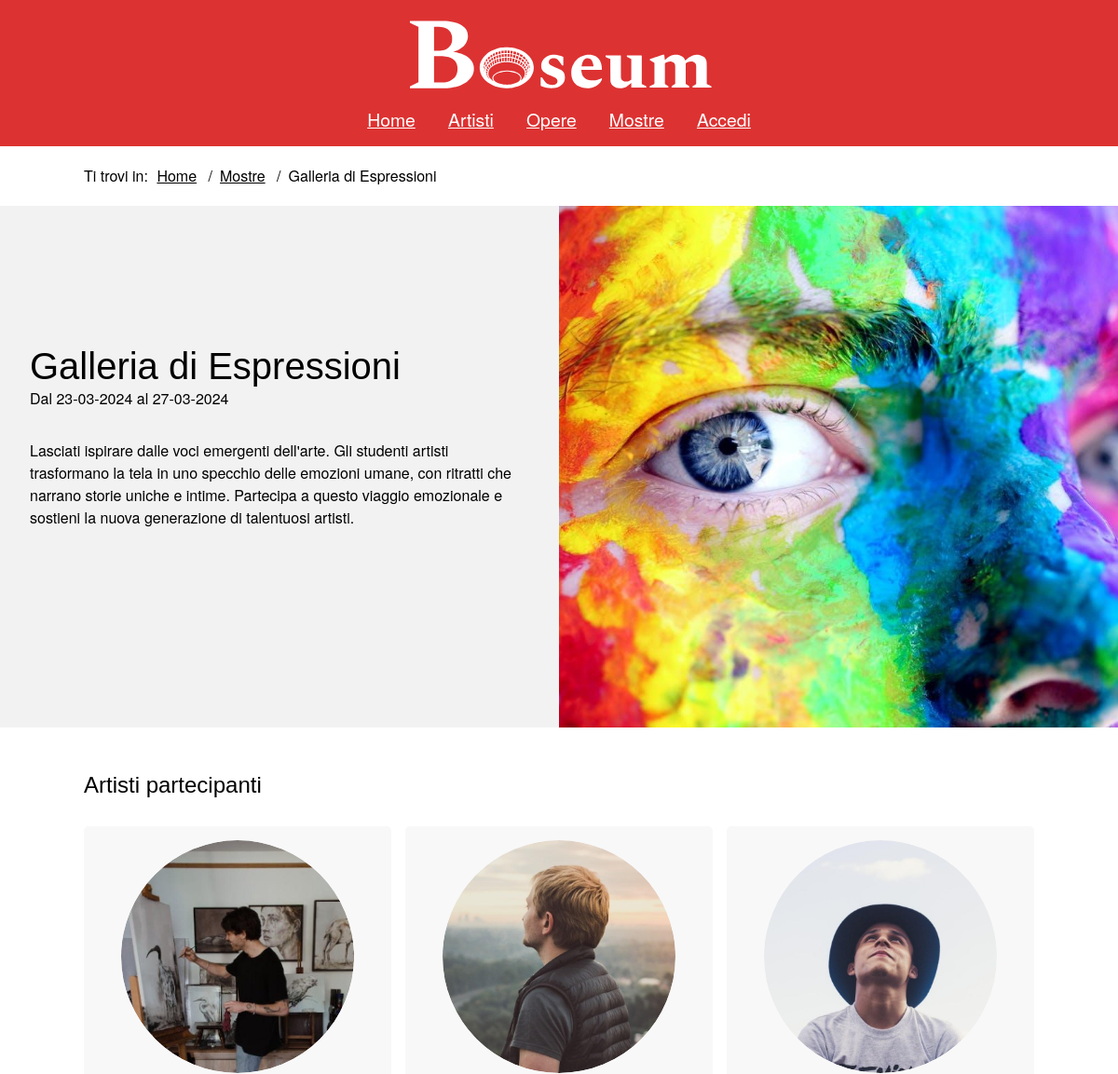
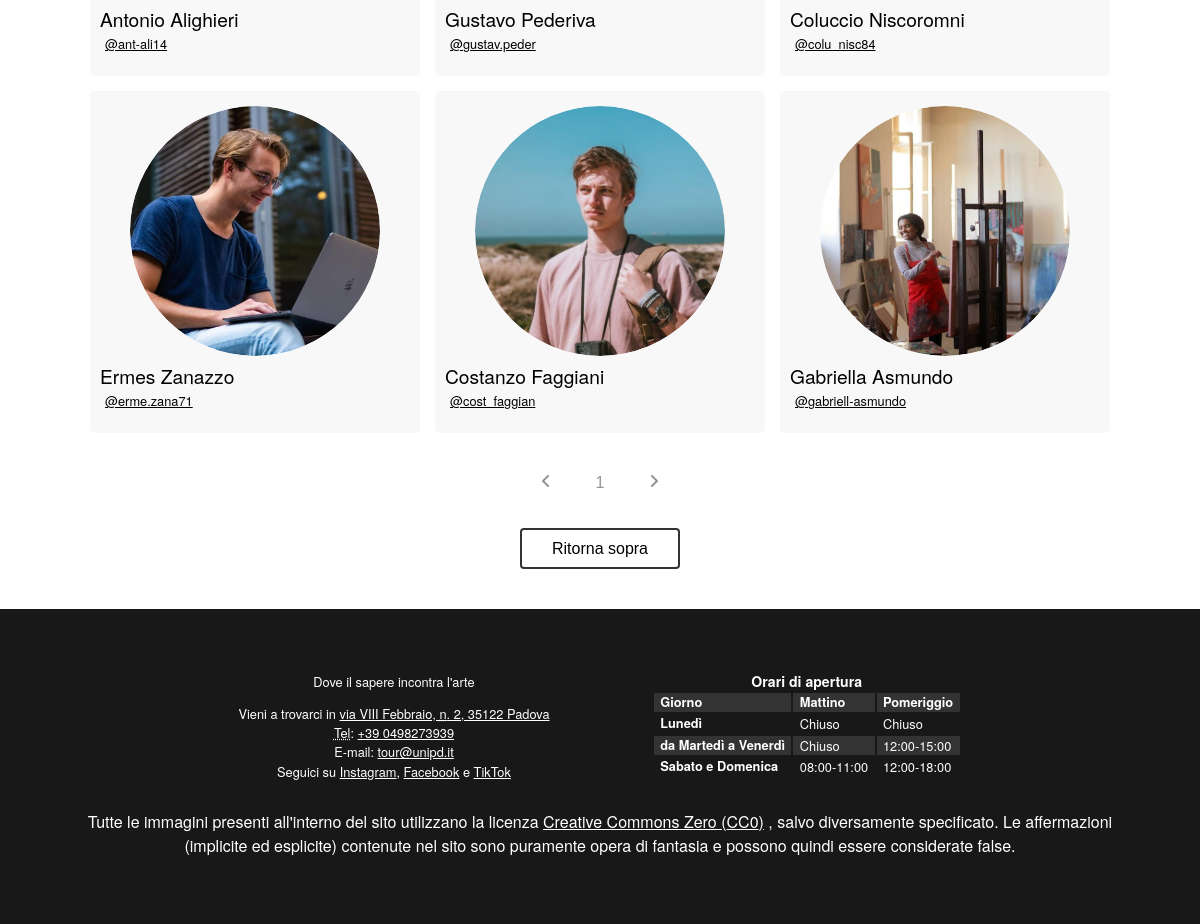
Screenshot of /php/mostra.php?id=1 with the database file from the repository (2 pictures, top to bottom).
### tables this page shows
CREATE TABLE `Artshows` (
  `id` int(11) NOT NULL,
  `title` varchar(100) NOT NULL,
  `description` varchar(1000) NOT NULL,
  `image` varchar(100) NOT NULL,
  `start_date` date NOT NULL,
  `end_date` date NOT NULL
);

CREATE TABLE `Users` (
  `id` int(11) NOT NULL,
  `username` varchar(30) NOT NULL,
  `password` varchar(255) NOT NULL,
  `name` varchar(30) NOT NULL,
  `lastname` varchar(30) NOT NULL,
  `is_admin` tinyint(1) NOT NULL,
  `image` varchar(100) DEFAULT NULL,
  `birth_date` date DEFAULT NULL,
  `birth_place` varchar(30) DEFAULT NULL,
  `biography` varchar(1000) DEFAULT NULL,
  `experience` varchar(1000) DEFAULT NULL
);

### php/DBAccess.php (called while the page is built, shortened)
<?php
class DBAccess
{
    private $connection;
    public function openDBConnection()
    {
        try {
            $this->connection = mysqli_connect(
                self::HOST_DB,
                self::USERNAME,
                self::PASSWORD,
                self::DATABASE_NAME
            );
        } catch (\Exception $e) {
            return false;
        }
        return true;
    }
    public function getArtshow($id)
    {
        $query = "SELECT *
                    FROM Artshows
                    WHERE Artshows.id = $id";
        $queryResult = mysqli_query($this->connection, $query) or DBAccess::errorDB(true);
        if (mysqli_num_rows($queryResult) != 0) {
            $result = array();
            while ($row = mysqli_fetch_array($queryResult, MYSQLI_ASSOC)) {
                $result[] = $row;
            }
            return $result;
        } else return null;
    }
    public function getArtshowsPartecipants($id)
    {
        $query = "SELECT Users.id, Users.username, Users.name, Users.lastname, Users.image
                    FROM ArtshowPrenotations JOIN Users ON ArtshowPrenotations.id_artist = Users.id
                    WHERE ArtshowPrenotations.id_artshow = $id";
        $queryResult = mysqli_query($this->connection, $query) or DBAccess::errorDB(true);
        if (mysqli_num_rows($queryResult) != 0) {
            $result = array();
            while ($row = mysqli_fetch_array($queryResult, MYSQLI_ASSOC)) {
                $result[] = $row;
            }
            return $result;
        } else return null;
    }
}

### php/DateManager.php (called while the page is built, shortened)
<?php
class DateManager {
    public static function toDMY($inputDate) {
        $dateTime = DateTime::createFromFormat('Y-m-d', $inputDate);
        return $dateTime->format('d-m-Y');
    }
}
?>

### php/mostra.php (the view, shortened to what this page needs)
<?php
require_once 'DBAccess.php';
require_once 'DateManager.php';
require_once 'utils.php';
$isLoggedIn = isset($_SESSION['logged_id']);
$loginOrProfileTitle = $isLoggedIn ?
    "<a href=\"artista.php?id=" . $_SESSION['logged_id'] . "\"><span lang=\"en\">Account</span></a>"
    : "<a href=\"login.php\">Accedi</a>";
$connection = new DB\DBAccess();
$idArtshow = $_GET["id"];
$infoArtshow = $connection->getArtshow($idArtshow);
$partecipantsArtshow = $connection->getArtshowsPartecipants($idArtshow);
if (!$infoArtshow || sizeof($infoArtshow) <= 0) {
    header("location: ../php/404.php");
} else {
    $title = $infoArtshow[0]['title'];
    $description = $infoArtshow[0]['description'];
    $image = $infoArtshow[0]['image'];
    $startDateReverse = $infoArtshow[0]['start_date'];
    $startDate = DateManager::toDMY($startDateReverse);
    $endDateReverse = $infoArtshow[0]['end_date'];
    $endDate = DateManager::toDMY($endDateReverse);
    $partecipantsArtshowContainer = '<p>Attualmente nessun artista ha deciso di partecipare questa mostra.</p>';
    if ($partecipantsArtshow && sizeof($partecipantsArtshow) > 0) {
        $partecipantsArtshowContainer = "<h2 id=\"top_gallery\">Artisti partecipanti</h2><div class=\"artist_results_section\" id=\"paginated_section\">";
        foreach ($partecipantsArtshow as $partecipantArtshow) {
            $profileImage = $partecipantArtshow['image'] ? $partecipantArtshow['image'] : '../assets/images/default_user.svg';
            $partecipantsArtshowContainer .= "<div class=\"gallery_item\">
                    <div class=\"artist_gallery_item\">
                        <div class=\"artist_gallery_item_image\">
                            <a
                                href=\"artista.php?id=" . $partecipantArtshow['id'] . "\">
                                <img
                                    src=\"" . $profileImage . "\"
                                    alt=\"" . $partecipantArtshow['username'] . "\" />
                            </a>
                        </div>
                        <div class=\"artist_gallery_item_info\">
                            <div class=\"artist_gallery_item_title\">
                                <p>
                                " . $partecipantArtshow['name'] . " " . $partecipantArtshow['lastname'] . "
                                </p>
                            </div>
                            <div class=\"artist_mini_preview_info\">
                                <a
                                aria-hidden=\"true\"
                                tabindex=\"-1\"
                                href=\"artista.php?id=" . $partecipantArtshow['id'] . "\"
                                    >" . $partecipantArtshow['username'] . "</a
                                >
                            </div>
                        </div>
                    </div>
                </div>";
        }
        $partecipantsArtshowContainer .= "</div>" . addPaginator();
    }
    $prenotationSection = "";
    $mostra = file_get_contents("../templates/mostra.html");
    $mostra = str_replace("{{login_or_profile_title}}", $loginOrProfileTitle, $mostra);
    $mostra = str_replace("{{name}}", $title, $mostra);
    $mostra = str_replace("{{start_date}}", $startDate, $mostra);
    $mostra = str_replace("{{start_date_reversed}}", $startDateReverse, $mostra);
    $mostra = str_replace("{{end_date}}", $endDate, $mostra);
    $mostra = str_replace("{{end_date_reversed}}", $endDateReverse, $mostra);
    $mostra = str_replace("{{description}}", $description, $mostra);
    $mostra = str_replace("{{image}}", $image, $mostra);
    $mostra = str_replace("{{prenotation}}", $prenotationSection, $mostra);
    $mostra = str_replace("{{partecipants}}", $partecipantsArtshowContainer, $mostra);
    echo ($mostra);
}

### assets/CSS/mini.css (style rules this page uses)
header { display: flex; align-items: center; justify-content: space-between; }
header h1 { background-image: url("../images/logomini.png"); font-size: 3em; }
#menu { width: max-content; color: white; transition: transform 0.5s ease; z-index: 3; }
#menu nav { position: fixed; right: 0; top: 0; width: 100%; padding: 5em 0 3em 0; background: var(--headerBgColor); transform: translateY(-100%); transition: transform 0.5s ease; }
#menu nav ul { flex-direction: column; align-items: center; margin: auto; }
#menu nav ul li { padding-bottom: 15px; }
#menu nav a { visibility: hidden; }
footer { flex-wrap: wrap-reverse; }
footer div { padding: 2em 1em; }
.gallery_item { margin-top: 2em; max-width: unset; }
#artshow_layout { flex-direction: column; }
.artshow_mainimage { width: 100%; object-fit: cover; }

### assets/CSS/print.css (style rules this page uses)
html { padding: 0.5cm; }
#menu { display: none; }
.breadcrumb, .breadcrumb li { display: inline; list-style: none; }
.breadcrumb li:after { content: "/"; padding: 1em; }
footer { margin-top: 2cm; }
#infofoot { border: 1px solid black; border-radius: 10px; text-align: center; font-size: 0.8em; }
#listinfofoot { list-style: none; }
#orariofoot { display: none; }
.artist_gallery_item { padding: 0.5cm 0 0.5cm; display: flex; flex-direction: row; }
.artist_gallery_item_image img { width: auto; height: 3cm; }
.gallery_item { padding: 0.5cm 0 0.5cm; display: flex; flex-direction: row; }
.artshow_mainimage { display: none; }
#content #artshow_layout .artshow_mainimage { display: block; height: 5cm; width: auto; }
.artist_results_section .gallery_item { display: inline-block; margin-right: 0.5cm; width: 8cm; }
.artist_results_section .gallery_item .artist_gallery_item { padding: 0.5cm; border: 0.5px solid grey; }
.artist_gallery_item_info { margin-left: 0.5cm; width: 3cm; display: flex; flex-direction: column; }
.artist_gallery_item_title, .artist_mini_preview_info { display: flex; }

### rows the page displays
artshows: mostra "Home Artisti Opere Mostre Ti trovi in: Home Mostre Galleria di Espressioni Galleria di Espressioni Dal 23-03-2024 al 27-03-2024 Lasciati ispirare dalle voci emergenti dell'arte. Gli studenti artisti trasformano la tela in uno specchio delle emozioni umane, con ritratti che narrano storie uniche e intime. Partecipa a questo viaggio emozionale e sostieni la nuova generazione di talentuosi artisti. Dove il sapere incontra l'arte Vieni a trovarci in via VIII Febbraio, n . 2, 35122 Padova Tel : +39 0498273939 E-mail : tour @unipd.it Seguici su Instagram , Facebook e TikTok Orari di apertura Giorno Mattino Pomeriggio Lunedì Chiuso Chiuso da Martedì a Venerdì Chiuso 12:00 - 15:00 Sabato e Domenica…", image+description+end_date (picture)
users: image (picture), name "Antonio", lastname "Alighieri", username "ant-ali14"
users: image (picture), name "Gustavo", lastname "Pederiva", username "gustav.peder"
users: image (picture), name "Coluccio", lastname "Niscoromni", username "colu_nisc84"
users: image (picture), name "Ermes", lastname "Zanazzo", username "erme.zana71"
users: image (picture), name "Costanzo", lastname "Faggiani", username "cost_faggian"
users: image (picture), name "Gabriella", lastname "Asmundo", username "gabriell-asmundo"
